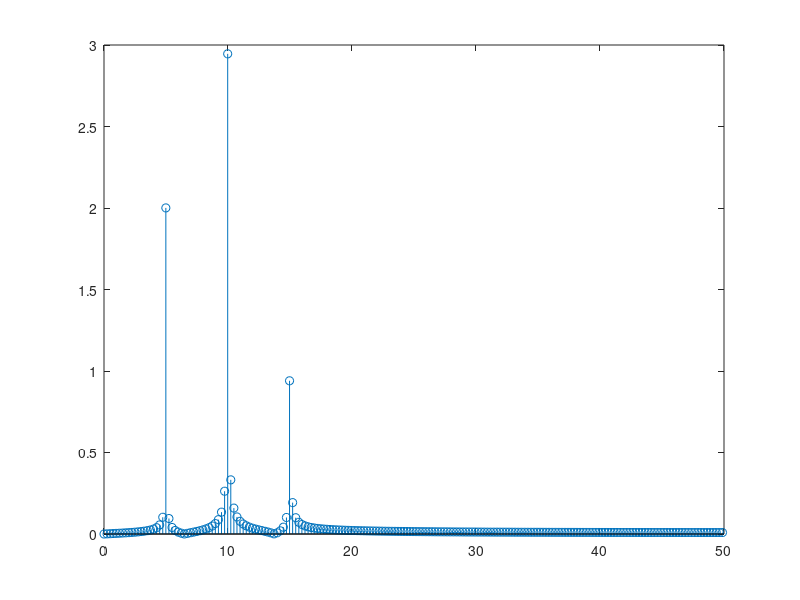

This figure's MATLAB source:
Te=0.01;
t = 0:Te:4;
x = 2*sin(2*pi*5*t)+3*sin(2*pi*10*t)+1*sin(2*pi*15*t);
N = length(x);
fe = 1/Te;
X = fft(x);
Xabs = abs(X)/(N/2);
magX = Xabs(1,1:N/2+1);
f = [0:N/2]*fe/N;
plot(f,magX);   
%%
stem(f,magX)
